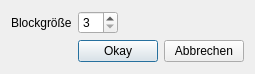
<?xml version="1.0" encoding="UTF-8"?>
<ui version="4.0">
 <author>Copyright (C) 2009 Pascal Mues</author>
 <class>MedianFilterDialog</class>
 <widget class="QDialog" name="MedianFilterDialog">
  <property name="geometry">
   <rect>
    <x>0</x>
    <y>0</y>
    <width>238</width>
    <height>74</height>
   </rect>
  </property>
  <property name="sizePolicy">
   <sizepolicy hsizetype="Fixed" vsizetype="Fixed">
    <horstretch>0</horstretch>
    <verstretch>0</verstretch>
   </sizepolicy>
  </property>
  <property name="windowTitle">
   <string>Medianfilter Konfiguration</string>
  </property>
  <layout class="QGridLayout" name="gridLayout">
   <item row="0" column="0">
    <widget class="QLabel" name="label">
     <property name="text">
      <string>Blockgröße</string>
     </property>
    </widget>
   </item>
   <item row="0" column="1">
    <widget class="QSpinBox" name="uisbBlocksize">
     <property name="minimum">
      <number>3</number>
     </property>
     <property name="maximum">
      <number>11</number>
     </property>
     <property name="singleStep">
      <number>2</number>
     </property>
    </widget>
   </item>
   <item row="0" column="2">
    <spacer name="horizontalSpacer">
     <property name="orientation">
      <enum>Qt::Horizontal</enum>
     </property>
     <property name="sizeHint" stdset="0">
      <size>
       <width>107</width>
       <height>20</height>
      </size>
     </property>
    </spacer>
   </item>
   <item row="1" column="1" colspan="2">
    <layout class="QHBoxLayout" name="horizontalLayout">
     <item>
      <widget class="QPushButton" name="uibtnOkay">
       <property name="text">
        <string>Okay</string>
       </property>
      </widget>
     </item>
     <item>
      <widget class="QPushButton" name="uibtnCancel">
       <property name="text">
        <string>Abbrechen</string>
       </property>
      </widget>
     </item>
    </layout>
   </item>
  </layout>
 </widget>
 <resources/>
 <connections/>
</ui>
